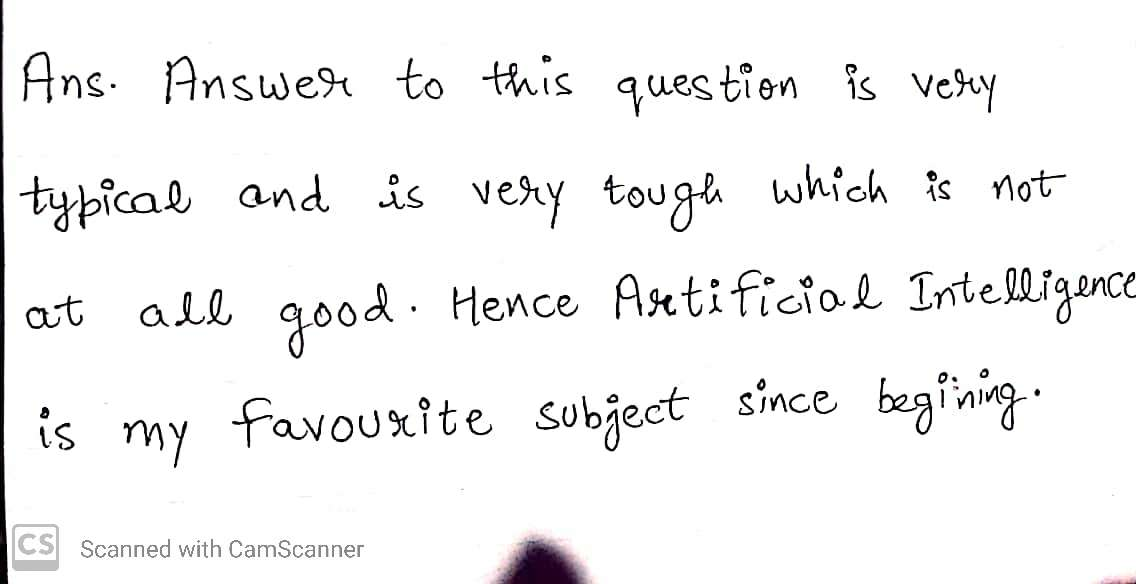
#> input picture single file/Screenshots/mine1.jpeg, 1136 x 584 px, found by its file name
$ python test.py
#> lines starting #> are read from the running program, lines starting #| are printed output that depends on the picture
from PIL import Image
img = Image.open(r"E:\ALL SUBJECTS\all sem\sem-6\ai\Paper-Evaluation-using-AI-master\single file\Screenshots\mine1.jpeg")
#> img is the input picture: PIL image 1136x584 RGB; mean R, G, B 244, 243.8, 243.9
top=130
bottom=220
for i in range(0,4):
    area = (30, top, 1200, bottom)
    cropped_img = img.crop(area)
    top=top+90
    bottom=bottom+90
    im1 = cropped_img.save(r"E:\ALL SUBJECTS\all sem\sem-6\ai\new"+str(i)+".jpeg")
#> this loop made 4 passes
#> pass 1, `cropped_img = img.crop(area)`:
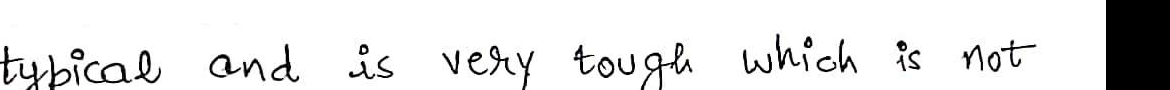
#> cropped_img: PIL image 1170x90 RGB; mean R, G, B 228.2, 228.2, 228.2
#> pass 2, `cropped_img = img.crop(area)`:
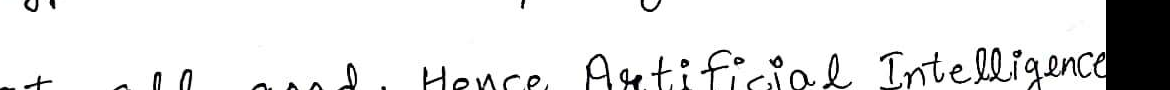
#> cropped_img: PIL image 1170x90 RGB; mean R, G, B 229, 229, 229
#> pass 3, `cropped_img = img.crop(area)`:
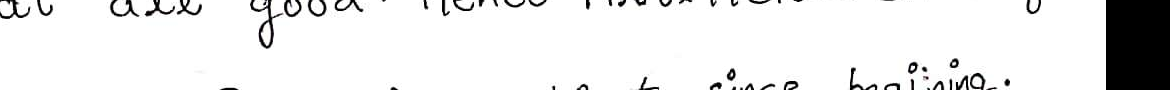
#> cropped_img: PIL image 1170x90 RGB; mean R, G, B 233.4, 233.4, 233.4
#> after the loop, bottom = 580; top = 490

$ run again, with single file/Screenshots/mine2.jpeg copied over single file/Screenshots/mine1.jpeg
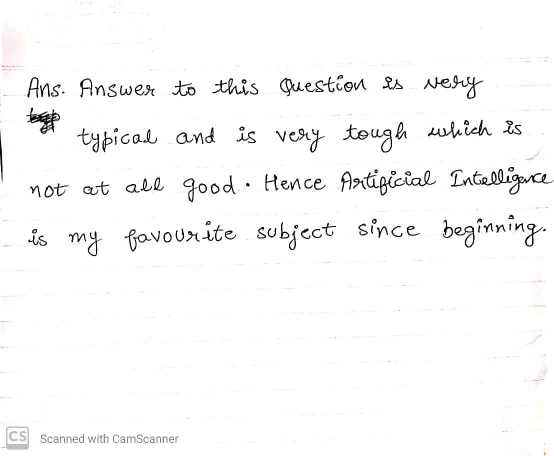
#> input picture single file/Screenshots/mine2.jpeg, 1108 x 912 px, found by its file name (shown at 1/2 size)
#> img is the input picture: PIL image 1108x912 RGB; mean R, G, B 248.7, 248.7, 248.6
#> the loop `for i in range(0,4):` made 4 passes
#> pass 1, `cropped_img = img.crop(area)`:
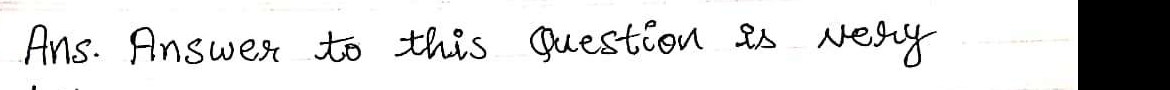
#> cropped_img: PIL image 1170x90 RGB; mean R, G, B 222.4, 222.4, 222.3
#> pass 3, `cropped_img = img.crop(area)`:
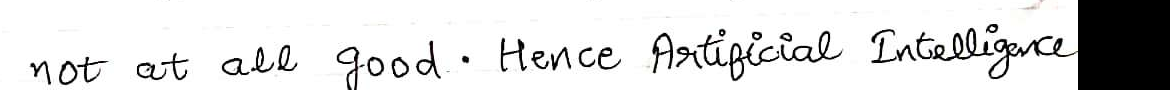
#> cropped_img: PIL image 1170x90 RGB; mean R, G, B 219.9, 219.9, 219.8
#> after the loop `for i in range(0,4):`: bottom = 580; top = 490
